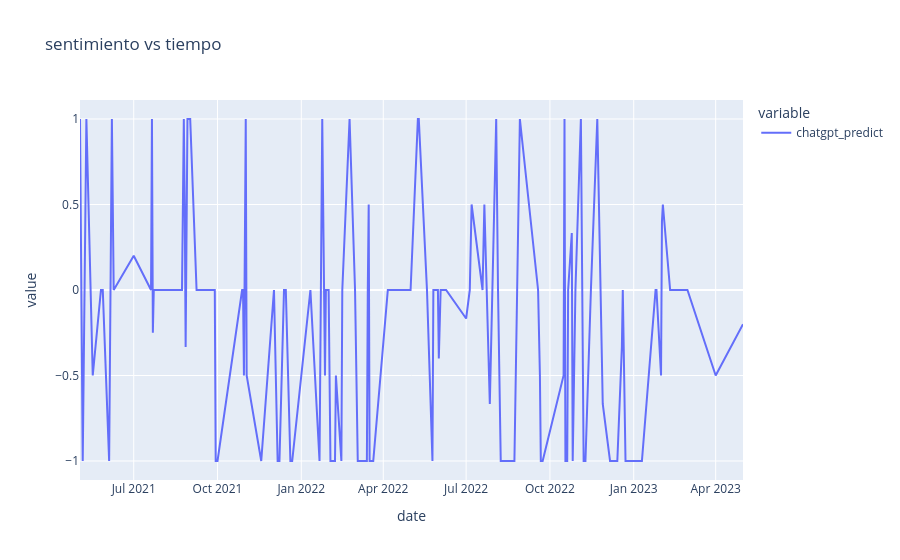

Notebook source saved alongside this figure:
### Code cell
import plotly.express as px

df = df_news[df_news["search"] == "META PLATFORMS A-META-NEWS"]
df = df.groupby([df['date'].dt.date])["chatgpt_predict"].mean()
fig = px.line(df, title='sentimiento vs tiempo')
fig.show()

### Figure 1 — Plotly figure (JSON) as saved in the notebook; plotly's stock layout.template omitted (floating-point values rounded to 4 significant figures; data arrays with more than 128 entries replaced by an {"elided": "..."} marker saying what was removed)
{"data": [{"hovertemplate": "variable=chatgpt_predict<br>date=%{x}<br>value=%{y}<extra></extra>", "legendgroup": "chatgpt_predict", "line": {"color": "#636efa", "dash": "solid"}, "marker": {"symbol": "circle"}, "mode": "lines", "name": "chatgpt_predict", "orientation": "v", "showlegend": true, "type": "scatter", "x": {"elided": "129 str values"}, "xaxis": "x", "y": {"elided": "129 float values"}, "yaxis": "y"}], "layout": {"legend": {"title": {"text": "variable"}, "tracegroupgap": 0}, "title": {"text": "sentimiento vs tiempo"}, "xaxis": {"anchor": "y", "domain": [0, 1], "title": {"text": "date"}}, "yaxis": {"anchor": "x", "domain": [0, 1], "title": {"text": "value"}}}}
